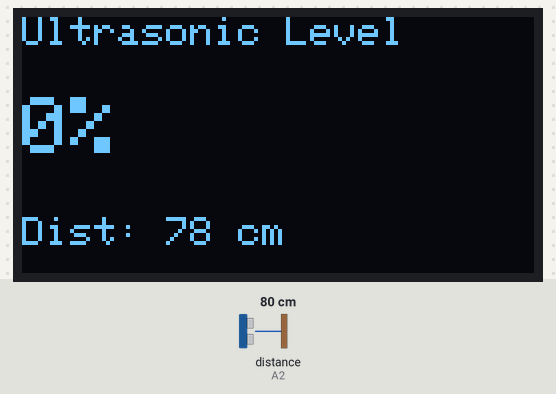
This sketch was run on a simulated Arduino Uno, built with avr-gcc and run on an emulated ATmega328P. On the bench: 128×64 one-colour display. Wiring (inferred from the names in the program): ultrasonic range finder: trigger A1; echo A2. Inputs (shaded band) come from the test bench; at power-on: distance to the obstacle (sensor on A2) 80 cm. The echo pulse lasts 58.3 µs per cm; what the sketch prints to the serial monitor is not drawn.

Above: at 1.8 s.
1.9 s: distance to the obstacle (sensor on A2) set to 2 cm
At 2.9 s:
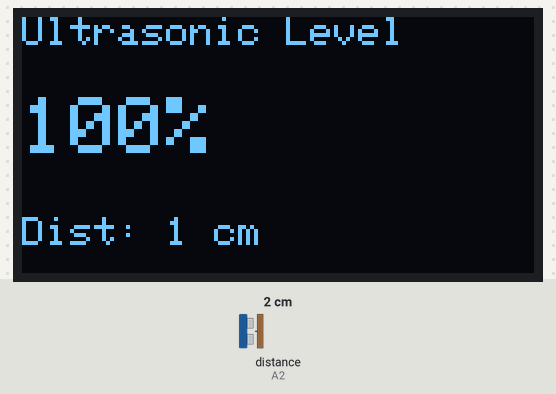
3.6 s: distance to the obstacle (sensor on A2) set to 4 cm
At 5.3 s:
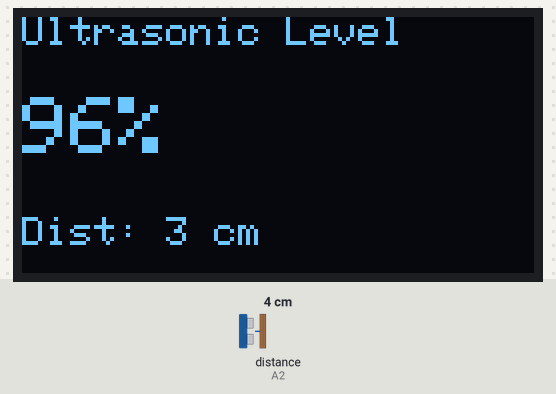
5.6 s: distance to the obstacle (sensor on A2) set to 9 cm
At 6.9 s:
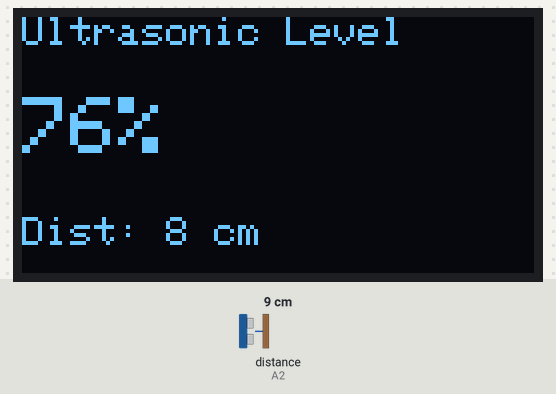
Timing chart, 0 to 8.6 s (numbered marks = the images above; inputs shaded):
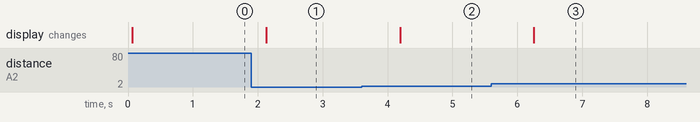

The sketch:

34UltrasonicLevelIndicator.ino
```cpp
#include <Wire.h>
#include <Adafruit_GFX.h>
#include <Adafruit_SSD1306.h>

// OLED display size
#define SCREEN_WIDTH 128
#define SCREEN_HEIGHT 64

// Create display object
Adafruit_SSD1306 display(SCREEN_WIDTH, SCREEN_HEIGHT, &Wire, -1);

// Ultrasonic Sensor pins
const int trigPin = A1;
const int echoPin = A2;

// Tank parameters (in cm) – adjust for your tank
const int tankHeight = 30;   // Total tank depth
const int minDistance = 2;   // Distance when tank is full (sensor to liquid)
const int maxDistance = 28;  // Distance when tank is empty

void setup() {
  Serial.begin(9600);

  // Ultrasonic pins
  pinMode(trigPin, OUTPUT);
  pinMode(echoPin, INPUT);

  // OLED init
  if (!display.begin(SSD1306_SWITCHCAPVCC, 0x3C)) {
    Serial.println(F("SSD1306 allocation failed"));
    for (;;);
  }
  display.clearDisplay();
  display.setTextSize(1);
  display.setTextColor(SSD1306_WHITE);
}

void loop() {
  // Measure distance
  long duration;
  digitalWrite(trigPin, LOW);
  delayMicroseconds(2);
  digitalWrite(trigPin, HIGH);
  delayMicroseconds(10);
  digitalWrite(trigPin, LOW);

  duration = pulseIn(echoPin, HIGH);
  int distance = duration * 0.034 / 2; // Convert to cm

  // Map distance to level %
  int levelPercent = map(distance, maxDistance, minDistance, 0, 100);
  if (levelPercent < 0) levelPercent = 0;
  if (levelPercent > 100) levelPercent = 100;

  // Print to Serial
  Serial.print("Distance: ");
  Serial.print(distance);
  Serial.print(" cm  | Level: ");
  Serial.print(levelPercent);
  Serial.println(" %");

  // Display on OLED
  display.clearDisplay();
  display.setCursor(0, 0);
  display.setTextSize(1);
  display.print("Ultrasonic Level");
  display.setCursor(0, 20);
  display.setTextSize(2);
  display.print(levelPercent);
  display.print("%");
  display.setCursor(0, 50);
  display.setTextSize(1);
  display.print("Dist: ");
  display.print(distance);
  display.print(" cm");

  display.display();

  delay(1000);
}
```

Measured:
- after the input at 1.9 s, the display: changes after 0.23 s (image 1)
- after the input at 3.6 s, the display: changes after 0.59 s (image 2)
- after the input at 5.6 s, the display: changes after 0.66 s (image 3)
